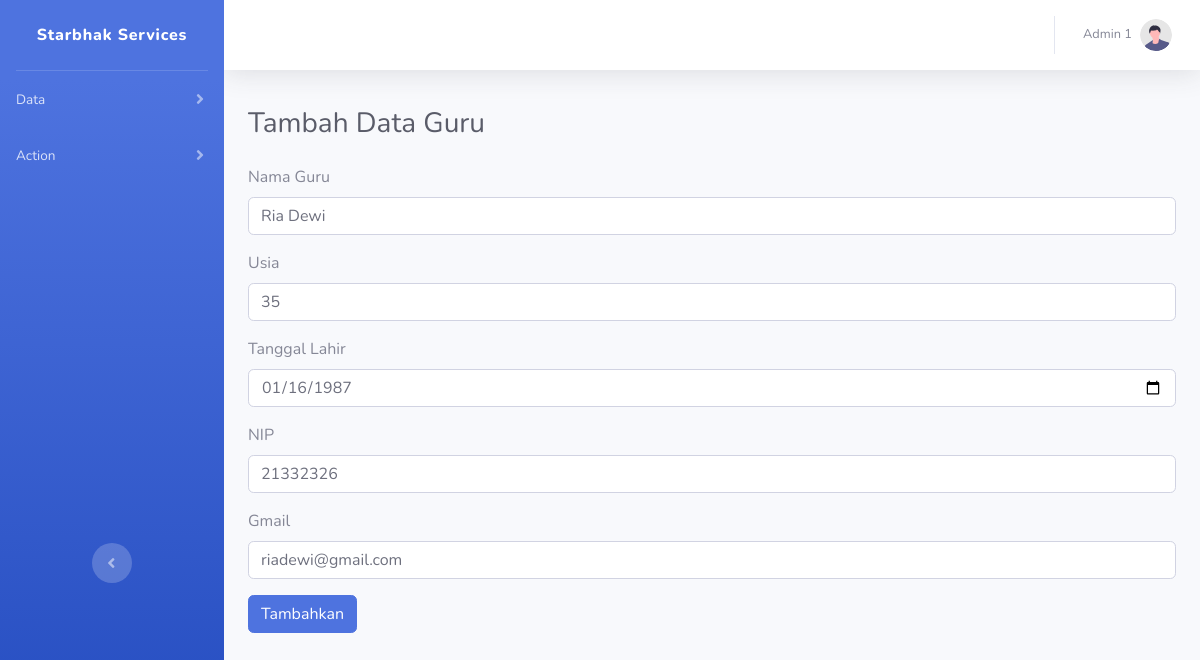
The app's page /dashboard/editform3.php?id=129 (signed in) with its own data.
### tables this page shows
CREATE TABLE `guru` (
  `id` int(11) NOT NULL,
  `nama` varchar(255) NOT NULL,
  `usia` int(11) NOT NULL,
  `tanggalLahir` date NOT NULL,
  `NIP` int(11) NOT NULL,
  `password` varchar(255) NOT NULL,
  `gmail` varchar(255) NOT NULL
);

### dashboard/editform3.php (the view, shortened to what this page needs)
<?php
include 'conn.php';
$id = $_GET['id'];
$sql = "SELECT * FROM guru WHERE id = '$id'";
$query = mysqli_query($conn,$sql);
$value = mysqli_fetch_assoc($query);
?>
<!DOCTYPE html>
<html lang="en">
<head>
    <link href="vendor/fontawesome-free/css/all.min.css" rel="stylesheet" type="text/css">
    <link href="css/sb-admin-2.min.css" rel="stylesheet">
</head>
<body id="page-top">
    <div id="wrapper">
        <ul class="navbar-nav bg-gradient-primary sidebar sidebar-dark accordion" id="accordionSidebar">
            <a class="sidebar-brand d-flex align-items-center justify-content-center" href="">
                <div class="sidebar-brand-text mx-3" style="text-transform: none;">Starbhak Services</div>
            </a>
            <hr class="sidebar-divider my-0">
            <li class="nav-item">
                <a class="nav-link collapsed" href="#" data-toggle="collapse" data-target="#collapseTwo"
                    aria-expanded="true" aria-controls="collapseTwo">
                    <span>Data</span>
                </a>
            </li>
            <li class="nav-item">
                <a class="nav-link collapsed" href="#" data-toggle="collapse" data-target="#collapseUtilities"
                    aria-expanded="true" aria-controls="collapseUtilities">
                    <span>Action</span>
                </a>
            </li>
            <br><br><br><br><br><br><br><br><br><br><br><br><br><br><br>
            <div class="text-center d-none d-md-inline">
                <button class="rounded-circle border-0" id="sidebarToggle"></button>
            </div>
        </ul>
        <div id="content-wrapper" class="d-flex flex-column">
            <div id="content">
                <nav class="navbar navbar-expand navbar-light bg-white topbar mb-4 static-top shadow">
                    <ul class="navbar-nav ml-auto">
                        <li class="nav-item dropdown no-arrow">
                            <a class="nav-link dropdown-toggle" href="#" id="userDropdown" role="button"
                                data-toggle="dropdown" aria-haspopup="true" aria-expanded="false">
                                <span class="mr-2 d-none d-lg-inline text-gray-600 small">Admin 1</span>
                                <img class="img-profile rounded-circle"
                                    src="img/undraw_profile.svg">
                            </a>
                        </li>
                    </ul>
                </nav>
                <div class="container-fluid">
                    <h1 class="h3 mb-4 text-gray-800" style="margin-top: 4%;">Tambah Data Guru</h1>
                    <form action="edit3.php" method="post" enctype="multipart/form-data">
                        <div class="mb-3">
                            <label for="exampleInputEmail1" class="form-label">Nama Guru</label>
                            <input type="text" class="form-control" id="exampleInputEmail1" aria-describedby="emailHelp" name="namaGuru" value="<?= $value['nama']?>">
                        </div>
                        <div class="mb-3">
                            <label for="exampleInputPassword1" class="form-label">Usia</label>
                            <input type="number" class="form-control" id="exampleInputPassword1" name="usia" value="<?= $value['usia']?>">
                        </div>
                        <div class="mb-3">
                            <label for="exampleInputPassword1" class="form-label">Tanggal Lahir</label>
                            <input type="date" class="form-control" id="exampleInputPassword1" name="ttl" value="<?= $value['tanggalLahir']?>">
                        </div>
                        <div class="mb-3">
                            <label for="exampleInputPassword1" class="form-label">NIP</label>
                            <input type="number" class="form-control" id="exampleInputPassword1" name="nip" value="<?= $value['NIP']?>">
                        </div>
                        <div class="mb-3">
                        <div class="mb-3">
                            <label for="exampleInputPassword1" class="form-label">Gmail</label>
                            <input type="email" class="form-control" id="exampleInputPassword1" name="gmail" value="<?= $value['gmail']?>">
                        </div>
                        <button type="submit" class="btn btn-primary" name="submit">Tambahkan</button>
                    </form>
                </div>
            </div>
        </div>
    </div>
</body>
</html>

### records on screen
guru: namaGuru "Ria Dewi", usia "35", ttl "01/16/1987", nip "21332326", gmail "riadewi@gmail.com"
